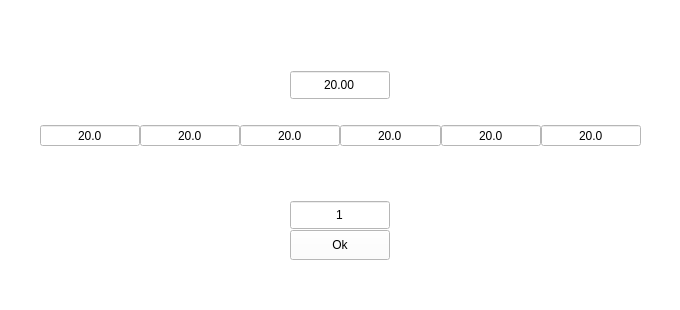
<?xml version="1.0" encoding="UTF-8"?>
<ui version="4.0">
 <class>MainWindow</class>
 <widget class="QMainWindow" name="MainWindow">
  <property name="geometry">
   <rect>
    <x>0</x>
    <y>0</y>
    <width>680</width>
    <height>310</height>
   </rect>
  </property>
  <property name="palette">
   <palette>
    <active>
     <colorrole role="WindowText">
      <brush brushstyle="SolidPattern">
       <color alpha="255">
        <red>0</red>
        <green>0</green>
        <blue>0</blue>
       </color>
      </brush>
     </colorrole>
     <colorrole role="Button">
      <brush brushstyle="SolidPattern">
       <color alpha="255">
        <red>255</red>
        <green>255</green>
        <blue>255</blue>
       </color>
      </brush>
     </colorrole>
     <colorrole role="Light">
      <brush brushstyle="SolidPattern">
       <color alpha="255">
        <red>255</red>
        <green>255</green>
        <blue>255</blue>
       </color>
      </brush>
     </colorrole>
     <colorrole role="Midlight">
      <brush brushstyle="SolidPattern">
       <color alpha="255">
        <red>255</red>
        <green>255</green>
        <blue>255</blue>
       </color>
      </brush>
     </colorrole>
     <colorrole role="Dark">
      <brush brushstyle="SolidPattern">
       <color alpha="255">
        <red>127</red>
        <green>127</green>
        <blue>127</blue>
       </color>
      </brush>
     </colorrole>
     <colorrole role="Mid">
      <brush brushstyle="SolidPattern">
       <color alpha="255">
        <red>170</red>
        <green>170</green>
        <blue>170</blue>
       </color>
      </brush>
     </colorrole>
     <colorrole role="Text">
      <brush brushstyle="SolidPattern">
       <color alpha="255">
        <red>0</red>
        <green>0</green>
        <blue>0</blue>
       </color>
      </brush>
     </colorrole>
     <colorrole role="BrightText">
      <brush brushstyle="SolidPattern">
       <color alpha="255">
        <red>255</red>
        <green>255</green>
        <blue>255</blue>
       </color>
      </brush>
     </colorrole>
     <colorrole role="ButtonText">
      <brush brushstyle="SolidPattern">
       <color alpha="255">
        <red>0</red>
        <green>0</green>
        <blue>0</blue>
       </color>
      </brush>
     </colorrole>
     <colorrole role="Base">
      <brush brushstyle="SolidPattern">
       <color alpha="255">
        <red>255</red>
        <green>255</green>
        <blue>255</blue>
       </color>
      </brush>
     </colorrole>
     <colorrole role="Window">
      <brush brushstyle="SolidPattern">
       <color alpha="255">
        <red>255</red>
        <green>255</green>
        <blue>255</blue>
       </color>
      </brush>
     </colorrole>
     <colorrole role="Shadow">
      <brush brushstyle="SolidPattern">
       <color alpha="255">
        <red>0</red>
        <green>0</green>
        <blue>0</blue>
       </color>
      </brush>
     </colorrole>
     <colorrole role="AlternateBase">
      <brush brushstyle="SolidPattern">
       <color alpha="255">
        <red>255</red>
        <green>255</green>
        <blue>255</blue>
       </color>
      </brush>
     </colorrole>
     <colorrole role="ToolTipBase">
      <brush brushstyle="SolidPattern">
       <color alpha="255">
        <red>255</red>
        <green>255</green>
        <blue>220</blue>
       </color>
      </brush>
     </colorrole>
     <colorrole role="ToolTipText">
      <brush brushstyle="SolidPattern">
       <color alpha="255">
        <red>0</red>
        <green>0</green>
        <blue>0</blue>
       </color>
      </brush>
     </colorrole>
     <colorrole role="PlaceholderText">
      <brush brushstyle="SolidPattern">
       <color alpha="128">
        <red>0</red>
        <green>0</green>
        <blue>0</blue>
       </color>
      </brush>
     </colorrole>
    </active>
    <inactive>
     <colorrole role="WindowText">
      <brush brushstyle="SolidPattern">
       <color alpha="255">
        <red>0</red>
        <green>0</green>
        <blue>0</blue>
       </color>
      </brush>
     </colorrole>
     <colorrole role="Button">
      <brush brushstyle="SolidPattern">
       <color alpha="255">
        <red>255</red>
        <green>255</green>
        <blue>255</blue>
       </color>
      </brush>
     </colorrole>
     <colorrole role="Light">
      <brush brushstyle="SolidPattern">
       <color alpha="255">
        <red>255</red>
        <green>255</green>
        <blue>255</blue>
       </color>
      </brush>
     </colorrole>
     <colorrole role="Midlight">
      <brush brushstyle="SolidPattern">
       <color alpha="255">
        <red>255</red>
        <green>255</green>
        <blue>255</blue>
       </color>
      </brush>
     </colorrole>
     <colorrole role="Dark">
      <brush brushstyle="SolidPattern">
       <color alpha="255">
        <red>127</red>
        <green>127</green>
        <blue>127</blue>
       </color>
      </brush>
     </colorrole>
     <colorrole role="Mid">
      <brush brushstyle="SolidPattern">
       <color alpha="255">
        <red>170</red>
        <green>170</green>
        <blue>170</blue>
       </color>
      </brush>
     </colorrole>
     <colorrole role="Text">
      <brush brushstyle="SolidPattern">
       <color alpha="255">
        <red>0</red>
        <green>0</green>
        <blue>0</blue>
       </color>
      </brush>
     </colorrole>
     <colorrole role="BrightText">
      <brush brushstyle="SolidPattern">
       <color alpha="255">
        <red>255</red>
        <green>255</green>
        <blue>255</blue>
       </color>
      </brush>
     </colorrole>
     <colorrole role="ButtonText">
      <brush brushstyle="SolidPattern">
       <color alpha="255">
        <red>0</red>
        <green>0</green>
        <blue>0</blue>
       </color>
      </brush>
     </colorrole>
     <colorrole role="Base">
      <brush brushstyle="SolidPattern">
       <color alpha="255">
        <red>255</red>
        <green>255</green>
        <blue>255</blue>
       </color>
      </brush>
     </colorrole>
     <colorrole role="Window">
      <brush brushstyle="SolidPattern">
       <color alpha="255">
        <red>255</red>
        <green>255</green>
        <blue>255</blue>
       </color>
      </brush>
     </colorrole>
     <colorrole role="Shadow">
      <brush brushstyle="SolidPattern">
       <color alpha="255">
        <red>0</red>
        <green>0</green>
        <blue>0</blue>
       </color>
      </brush>
     </colorrole>
     <colorrole role="AlternateBase">
      <brush brushstyle="SolidPattern">
       <color alpha="255">
        <red>255</red>
        <green>255</green>
        <blue>255</blue>
       </color>
      </brush>
     </colorrole>
     <colorrole role="ToolTipBase">
      <brush brushstyle="SolidPattern">
       <color alpha="255">
        <red>255</red>
        <green>255</green>
        <blue>220</blue>
       </color>
      </brush>
     </colorrole>
     <colorrole role="ToolTipText">
      <brush brushstyle="SolidPattern">
       <color alpha="255">
        <red>0</red>
        <green>0</green>
        <blue>0</blue>
       </color>
      </brush>
     </colorrole>
     <colorrole role="PlaceholderText">
      <brush brushstyle="SolidPattern">
       <color alpha="128">
        <red>0</red>
        <green>0</green>
        <blue>0</blue>
       </color>
      </brush>
     </colorrole>
    </inactive>
    <disabled>
     <colorrole role="WindowText">
      <brush brushstyle="SolidPattern">
       <color alpha="255">
        <red>127</red>
        <green>127</green>
        <blue>127</blue>
       </color>
      </brush>
     </colorrole>
     <colorrole role="Button">
      <brush brushstyle="SolidPattern">
       <color alpha="255">
        <red>255</red>
        <green>255</green>
        <blue>255</blue>
       </color>
      </brush>
     </colorrole>
     <colorrole role="Light">
      <brush brushstyle="SolidPattern">
       <color alpha="255">
        <red>255</red>
        <green>255</green>
        <blue>255</blue>
       </color>
      </brush>
     </colorrole>
     <colorrole role="Midlight">
      <brush brushstyle="SolidPattern">
       <color alpha="255">
        <red>255</red>
        <green>255</green>
        <blue>255</blue>
       </color>
      </brush>
     </colorrole>
     <colorrole role="Dark">
      <brush brushstyle="SolidPattern">
       <color alpha="255">
        <red>127</red>
        <green>127</green>
        <blue>127</blue>
       </color>
      </brush>
     </colorrole>
     <colorrole role="Mid">
      <brush brushstyle="SolidPattern">
       <color alpha="255">
        <red>170</red>
        <green>170</green>
        <blue>170</blue>
       </color>
      </brush>
     </colorrole>
     <colorrole role="Text">
      <brush brushstyle="SolidPattern">
       <color alpha="255">
        <red>127</red>
        <green>127</green>
        <blue>127</blue>
       </color>
      </brush>
     </colorrole>
     <colorrole role="BrightText">
      <brush brushstyle="SolidPattern">
       <color alpha="255">
        <red>255</red>
        <green>255</green>
        <blue>255</blue>
       </color>
      </brush>
     </colorrole>
     <colorrole role="ButtonText">
      <brush brushstyle="SolidPattern">
       <color alpha="255">
        <red>127</red>
        <green>127</green>
        <blue>127</blue>
       </color>
      </brush>
     </colorrole>
     <colorrole role="Base">
      <brush brushstyle="SolidPattern">
       <color alpha="255">
        <red>255</red>
        <green>255</green>
        <blue>255</blue>
       </color>
      </brush>
     </colorrole>
     <colorrole role="Window">
      <brush brushstyle="SolidPattern">
       <color alpha="255">
        <red>255</red>
        <green>255</green>
        <blue>255</blue>
       </color>
      </brush>
     </colorrole>
     <colorrole role="Shadow">
      <brush brushstyle="SolidPattern">
       <color alpha="255">
        <red>0</red>
        <green>0</green>
        <blue>0</blue>
       </color>
      </brush>
     </colorrole>
     <colorrole role="AlternateBase">
      <brush brushstyle="SolidPattern">
       <color alpha="255">
        <red>255</red>
        <green>255</green>
        <blue>255</blue>
       </color>
      </brush>
     </colorrole>
     <colorrole role="ToolTipBase">
      <brush brushstyle="SolidPattern">
       <color alpha="255">
        <red>255</red>
        <green>255</green>
        <blue>220</blue>
       </color>
      </brush>
     </colorrole>
     <colorrole role="ToolTipText">
      <brush brushstyle="SolidPattern">
       <color alpha="255">
        <red>0</red>
        <green>0</green>
        <blue>0</blue>
       </color>
      </brush>
     </colorrole>
     <colorrole role="PlaceholderText">
      <brush brushstyle="SolidPattern">
       <color alpha="128">
        <red>0</red>
        <green>0</green>
        <blue>0</blue>
       </color>
      </brush>
     </colorrole>
    </disabled>
   </palette>
  </property>
  <property name="windowTitle">
   <string>MainWindow</string>
  </property>
  <property name="autoFillBackground">
   <bool>true</bool>
  </property>
  <widget class="QWidget" name="centralwidget">
   <widget class="QPushButton" name="Ok">
    <property name="geometry">
     <rect>
      <x>290</x>
      <y>230</y>
      <width>100</width>
      <height>30</height>
     </rect>
    </property>
    <property name="text">
     <string>Ok</string>
    </property>
   </widget>
   <widget class="QSpinBox" name="time">
    <property name="geometry">
     <rect>
      <x>290</x>
      <y>200</y>
      <width>100</width>
      <height>30</height>
     </rect>
    </property>
    <property name="alignment">
     <set>Qt::AlignCenter</set>
    </property>
    <property name="buttonSymbols">
     <enum>QAbstractSpinBox::NoButtons</enum>
    </property>
    <property name="correctionMode">
     <enum>QAbstractSpinBox::CorrectToPreviousValue</enum>
    </property>
    <property name="minimum">
     <number>1</number>
    </property>
    <property name="maximum">
     <number>1000</number>
    </property>
    <property name="stepType">
     <enum>QAbstractSpinBox::DefaultStepType</enum>
    </property>
    <property name="value">
     <number>1</number>
    </property>
   </widget>
   <widget class="QDoubleSpinBox" name="unit_tem">
    <property name="geometry">
     <rect>
      <x>290</x>
      <y>70</y>
      <width>100</width>
      <height>30</height>
     </rect>
    </property>
    <property name="alignment">
     <set>Qt::AlignCenter</set>
    </property>
    <property name="buttonSymbols">
     <enum>QAbstractSpinBox::NoButtons</enum>
    </property>
    <property name="minimum">
     <double>-273.000000000000000</double>
    </property>
    <property name="maximum">
     <double>1000.000000000000000</double>
    </property>
    <property name="value">
     <double>20.000000000000000</double>
    </property>
   </widget>
   <widget class="QWidget" name="horizontalLayoutWidget">
    <property name="geometry">
     <rect>
      <x>40</x>
      <y>100</y>
      <width>601</width>
      <height>71</height>
     </rect>
    </property>
    <layout class="QHBoxLayout" name="horizontalLayout">
     <property name="spacing">
      <number>0</number>
     </property>
     <item>
      <widget class="QDoubleSpinBox" name="doubleSpinBox_0">
       <property name="alignment">
        <set>Qt::AlignCenter</set>
       </property>
       <property name="buttonSymbols">
        <enum>QAbstractSpinBox::NoButtons</enum>
       </property>
       <property name="decimals">
        <number>1</number>
       </property>
       <property name="minimum">
        <double>-273.000000000000000</double>
       </property>
       <property name="maximum">
        <double>1000.000000000000000</double>
       </property>
       <property name="value">
        <double>20.000000000000000</double>
       </property>
      </widget>
     </item>
     <item>
      <widget class="QDoubleSpinBox" name="doubleSpinBox_1">
       <property name="alignment">
        <set>Qt::AlignCenter</set>
       </property>
       <property name="readOnly">
        <bool>true</bool>
       </property>
       <property name="buttonSymbols">
        <enum>QAbstractSpinBox::NoButtons</enum>
       </property>
       <property name="decimals">
        <number>1</number>
       </property>
       <property name="minimum">
        <double>-273.000000000000000</double>
       </property>
       <property name="maximum">
        <double>1000.000000000000000</double>
       </property>
       <property name="value">
        <double>20.000000000000000</double>
       </property>
      </widget>
     </item>
     <item>
      <widget class="QDoubleSpinBox" name="doubleSpinBox_2">
       <property name="alignment">
        <set>Qt::AlignCenter</set>
       </property>
       <property name="readOnly">
        <bool>true</bool>
       </property>
       <property name="buttonSymbols">
        <enum>QAbstractSpinBox::NoButtons</enum>
       </property>
       <property name="decimals">
        <number>1</number>
       </property>
       <property name="minimum">
        <double>-273.000000000000000</double>
       </property>
       <property name="maximum">
        <double>1000.000000000000000</double>
       </property>
       <property name="value">
        <double>20.000000000000000</double>
       </property>
      </widget>
     </item>
     <item>
      <widget class="QDoubleSpinBox" name="doubleSpinBox_3">
       <property name="alignment">
        <set>Qt::AlignCenter</set>
       </property>
       <property name="readOnly">
        <bool>true</bool>
       </property>
       <property name="buttonSymbols">
        <enum>QAbstractSpinBox::NoButtons</enum>
       </property>
       <property name="decimals">
        <number>1</number>
       </property>
       <property name="minimum">
        <double>-273.000000000000000</double>
       </property>
       <property name="maximum">
        <double>1000.000000000000000</double>
       </property>
       <property name="value">
        <double>20.000000000000000</double>
       </property>
      </widget>
     </item>
     <item>
      <widget class="QDoubleSpinBox" name="doubleSpinBox_4">
       <property name="alignment">
        <set>Qt::AlignCenter</set>
       </property>
       <property name="readOnly">
        <bool>true</bool>
       </property>
       <property name="buttonSymbols">
        <enum>QAbstractSpinBox::NoButtons</enum>
       </property>
       <property name="decimals">
        <number>1</number>
       </property>
       <property name="minimum">
        <double>-273.000000000000000</double>
       </property>
       <property name="maximum">
        <double>1000.000000000000000</double>
       </property>
       <property name="value">
        <double>20.000000000000000</double>
       </property>
      </widget>
     </item>
     <item>
      <widget class="QDoubleSpinBox" name="doubleSpinBox_5">
       <property name="alignment">
        <set>Qt::AlignCenter</set>
       </property>
       <property name="buttonSymbols">
        <enum>QAbstractSpinBox::NoButtons</enum>
       </property>
       <property name="decimals">
        <number>1</number>
       </property>
       <property name="minimum">
        <double>-273.000000000000000</double>
       </property>
       <property name="maximum">
        <double>1000.000000000000000</double>
       </property>
       <property name="value">
        <double>20.000000000000000</double>
       </property>
      </widget>
     </item>
    </layout>
   </widget>
  </widget>
 </widget>
 <resources/>
 <connections/>
</ui>
